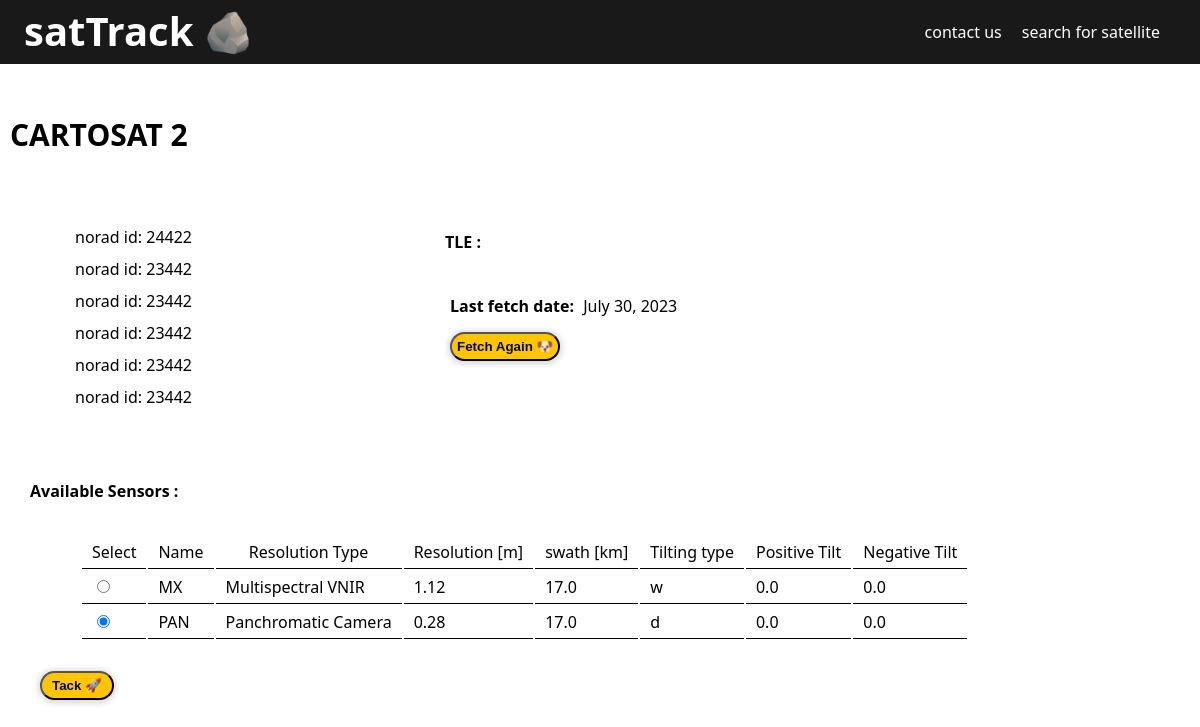
The page /sat/24422 on the database its author committed.
### satTrack/models.py (models this page shows, shortened)
class Satellite(models.Model):
    norad_id = models.IntegerField('NORAD ID', primary_key=True)
    name = models.CharField('Satellite Name', max_length=20)
    manufacturer = models.CharField('Manufacturer', max_length=15, default='')
    satellite_type = models.CharField('Satellite type', max_length=30, default='')
    description = models.TextField('About Satellite', default='')
    tle = models.TextField("Satellite Tle" ,default='', editable=False)
    launch_date = models.DateField('Launch Date', default=datetime.now())
    launch_site = models.CharField('Launch Site', max_length=50, default='not provided')
    last_tle_update = models.DateField('Launch Date', default=datetime.now(),editable=False)
    swath = models.FloatField('Swath [km]', default=0)
    status = models.CharField('Status',max_length=20, choices = STATUS_CHOICES, default='IN ORBIT')
    orbit = models.CharField('Orbit Type', max_length=20, default='')
    orbital_period = models.FloatField('Orbital Period [m]', default=0)
    inclination = models.FloatField('Inclination [°]', default=0)
    perigee = models.FloatField('Perigee', default=0)
    apogee = models.FloatField('Apogee', default=0)
    sensors = models.ManyToManyField(Sensor)

class Sensor(models.Model):
    name = models.CharField('Sensor Name', max_length=20)
    resolution_type = models.CharField('Resolution Type', max_length=30, default='')
    resolution_value = models.FloatField('Resolution [m]', default=0)
    swath = models.FloatField('Swath [km]', default=0)
    tilting_type = models.CharField('Tilting Type', max_length=20, default='')
    positive_tilting = models.FloatField('Positive Tilting', default=0)
    negative_tilting = models.FloatField('Negative Tilting', default=0)

### satTrack/views.py (the view)
# urls.py: path('sat/<int:norad_id>', sensor_list, name="detail_view"),
def sensor_list(request, norad_id):
    satellite = Satellite.objects.get(pk=norad_id)
    sensors = satellite.sensors.all()
    context = { 'satellite': satellite ,'sensors': sensors}
    return render(request, 'sensors.html', context)

### templates/sensors.html (shortened to what this page needs)
{% extends 'base.html' %}
{% block content %}
<h3 class="sat-name">{{ satellite.name }}</h3>
  <div class="satellite_details">
    <ul class="sat-data">
      <li>norad id: {{ satellite.norad_id }}</li>
      <li>norad id: 23442</li>
      <li>norad id: 23442</li>
      <li>norad id: 23442</li>
      <li>norad id: 23442</li>
      <li>norad id: 23442</li>
    </ul>
    <div class="sat-tle">
      <h4>TLE :</h4>
      <div class="tle">{{ satellite.tle }}</div>
      <div class="last-fetch" ><b>Last fetch date: </b> {{ satellite.last_tle_update }}</div>
      <button id="fetch_tle" type="button">Fetch Again 🐶</button>
    </div>
  </div>
  <div class="sensors">
    <h4 class="sensor_head">Available Sensors :</h6>
    <table class="t3">
      <tr>
        <th>Select</th><th>Name</th><th>Resolution Type</th><th>Resolution [m]</th><th>swath [km]</th><th>Tilting type</th><th>Positive Tilt</th><th>Negative Tilt</th>
      </tr>
      {% for sensor in sensors %}
      <tr>
        <td><input type="radio" name="sensor" id="0" value="{{ sensor.name }}" checked="checked"></td>
        <td>{{ sensor.name }}</td>
        <td>{{ sensor.resolution_type }}</td>
        <td>{{ sensor.resolution_value }}</td>
        <td>{{ sensor.swath }}</td>
        <td>{{ sensor.tilting_type }}</td>
        <td>{{ sensor.positive_tilting }}</td>
        <td>{{ sensor.negative_tilting }}</td>
      </tr>
      {% endfor %}
    </table>
    <button onclick="get_tracking()">Tack 🚀</button>
  </div>
{% endblock content %}

### templates/sensors.html (style rules this page uses)
.sat-tle { width: 680px; }
.satellite_details { display: flex; justify-content: space-between; padding: 0px 30px; }
.sat-data li { padding: 5px; }
.sat-tle * { padding: 5px; }
.sat-tle { padding-right: 50px; }
button { margin: 10px; background-color: #ffc600; color: rgb(0, 9, 86); font-weight: 600; border-radius: 40px; padding: 5px 10px; box-shadow: 0px 1px 5px 3px rgba(0,0,0,0.12); }
.t3 { padding: 10px; margin: 10px 40px; }
.t3 th { font-weight: 400; }
.t3 th, .t3 td { border-bottom : 1px solid black; padding: 5px 10px; }
.sensors { padding: 30px; }

### templates/base.html (style rules this page uses)
body { margin: 0px; font-family: system-ui, -apple-system, BlinkMacSystemFont, 'Segoe UI', Roboto, Oxygen, Ubuntu, Cantarell, 'Open Sans', 'Helvetica Neue', sans-serif; }
li { text-decoration: none; list-style: none; }
.sat-name { font-size: 30px; font-weight: 700; padding: 20px 10px; }

### rows shown on the page
Satellite: name "CARTOSAT 2", norad_id "24422", last_tle_update "July 30, 2023"
Sensor: name "MX", resolution_type "Multispectral VNIR", resolution_value "1.12", swath "17.0", tilting_type "w", positive_tilting "0.0", negative_tilting "0.0"
Sensor: name "PAN", resolution_type "Panchromatic Camera", resolution_value "0.28", swath "17.0", tilting_type "d", positive_tilting "0.0", negative_tilting "0.0"
